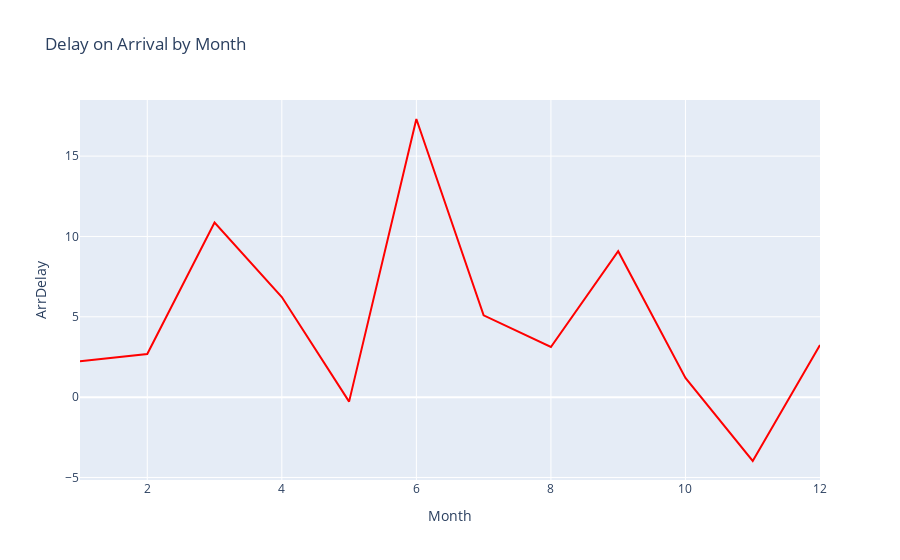

The cell this chart's notebook holds for it:
### Markdown cell above
#### To do:

*   Create a line plot with x-axis being the month and y-axis being computed average delay time. Update plot title,\
    xaxis, and yaxis title.

*   Hint: Scatter and line plot vary by updating mode parameter.

### Code cell
# Create line plot here
fig = go.Figure(data=go.Scatter(x=line_data['Month'], y=line_data['ArrDelay'], mode='lines', marker=dict(color='red')))
# Updating layout through `update_layout`. Here we are adding title to the plot and providing title to x and y axis.
fig.update_layout(title='Delay on Arrival by Month', xaxis_title='Month', yaxis_title='ArrDelay')
# Display the figure
fig.show()

### Figure 1 — Plotly figure (JSON) as saved in the notebook; plotly's stock layout.template omitted (floating-point values rounded to 4 significant figures)
{"data": [{"marker": {"color": "red"}, "mode": "lines", "x": [1, 2, 3, 4, 5, 6, 7, 8, 9, 10, 11, 12], "y": [2.233, 2.688, 10.87, 6.229, -0.2791, 17.31, 5.089, 3.122, 9.081, 1.2, -3.975, 3.241], "type": "scatter"}], "layout": {"title": {"text": "Delay on Arrival by Month"}, "xaxis": {"title": {"text": "Month"}, "type": "linear", "range": [1, 12], "autorange": true}, "yaxis": {"title": {"text": "ArrDelay"}, "type": "linear", "range": [-5.158, 18.49], "autorange": true}, "autosize": true}}
